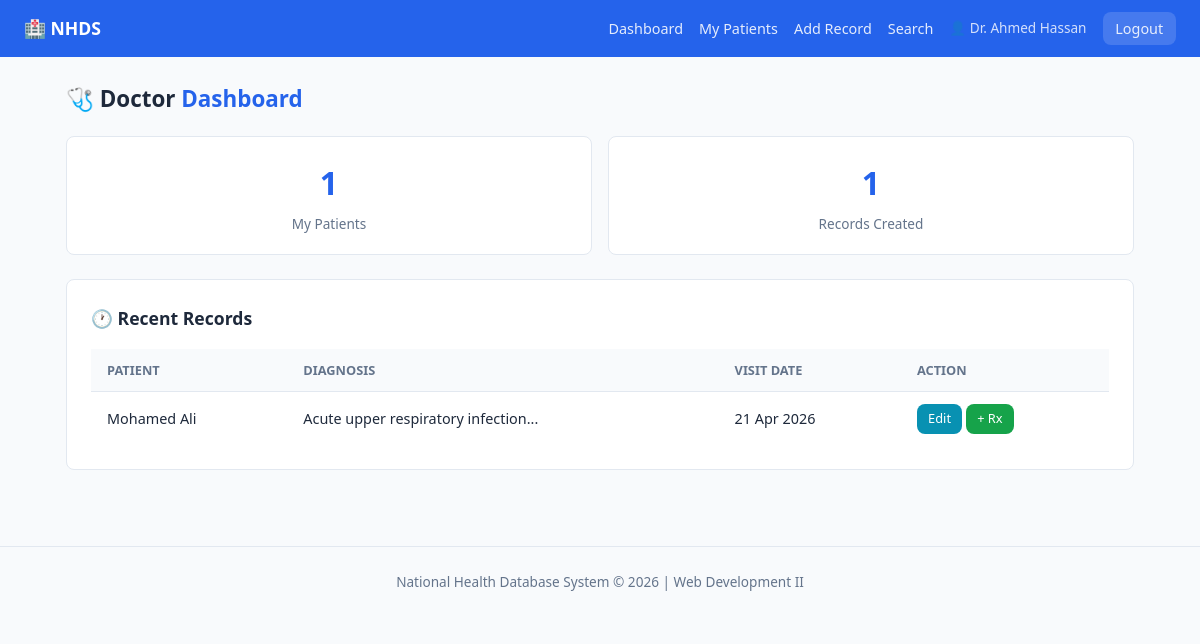
Screenshot of /pages/doctor/dashboard.php (signed in) with the database file from the repository.
### tables this page shows
CREATE TABLE IF NOT EXISTS medical_records (
  id          INT          NOT NULL AUTO_INCREMENT,
  patient_id  INT          NOT NULL,
  doctor_id   INT          NOT NULL,
  diagnosis   TEXT         NOT NULL,
  notes       TEXT         DEFAULT NULL,
  visit_date  DATE         NOT NULL,
  created_at  TIMESTAMP    NOT NULL DEFAULT CURRENT_TIMESTAMP,

  PRIMARY KEY (id),
  INDEX idx_patient (patient_id),
  INDEX idx_doctor  (doctor_id),

  CONSTRAINT fk_record_patient
    FOREIGN KEY (patient_id) REFERENCES users(id)
    ON DELETE CASCADE ON UPDATE CASCADE,

  CONSTRAINT fk_record_doctor
    FOREIGN KEY (doctor_id)  REFERENCES users(id)
    ON DELETE CASCADE ON UPDATE CASCADE
);

CREATE TABLE IF NOT EXISTS users (
  id          INT          NOT NULL AUTO_INCREMENT,
  name        VARCHAR(100) NOT NULL,
  email       VARCHAR(150) NOT NULL UNIQUE,
  password    VARCHAR(255) NOT NULL,           
  role        ENUM('admin','doctor','patient') NOT NULL,
  phone       VARCHAR(20)  DEFAULT NULL,
  created_at  TIMESTAMP    NOT NULL DEFAULT CURRENT_TIMESTAMP,

  PRIMARY KEY (id),
  INDEX idx_email (email),
  INDEX idx_role  (role)
);

### classes/Database.php (called while the page is built, shortened)
<?php
class Database {
    private static ?Database $instance = null;
    private PDO $connection;
    private function __construct() {
        $dsn = "mysql:host=" . DB_HOST . ";dbname=" . DB_NAME . ";charset=" . DB_CHAR;
        $options = [
            PDO::ATTR_ERRMODE            => PDO::ERRMODE_EXCEPTION,
            PDO::ATTR_DEFAULT_FETCH_MODE => PDO::FETCH_ASSOC,
            PDO::ATTR_EMULATE_PREPARES   => false,
        ];
        try {
            $this->connection = new PDO($dsn, DB_USER, DB_PASS, $options);
        } catch (PDOException $e) {
            die(json_encode(['error' => 'Database connection failed: ' . $e->getMessage()]));
        }
    }
    public static function getInstance(): Database {
        if (self::$instance === null) {
            self::$instance = new Database();
        }
        return self::$instance;
    }
    public function getConnection(): PDO {
        return $this->connection;
    }
}

### classes/User.php (called while the page is built, shortened)
<?php
class User {
    public function __construct() {
        $this->db = Database::getInstance()->getConnection();
    }
}

### classes/Doctor.php (called while the page is built, shortened)
<?php
class Doctor extends User {
    public function getDashboardStats(): array {
        $doctorId = $_SESSION['user_id'];
        $stats    = [];
        $stmt = $this->db->prepare(
            "SELECT COUNT(DISTINCT patient_id) AS patient_count,
                    COUNT(*) AS record_count
             FROM medical_records WHERE doctor_id = ?"
        );
        $stmt->execute([$doctorId]);
        $stats['overview'] = $stmt->fetch();
        $stmt = $this->db->prepare(
            "SELECT mr.id, mr.diagnosis, mr.visit_date, u.name AS patient_name
             FROM medical_records mr
             JOIN users u ON u.id = mr.patient_id
             WHERE mr.doctor_id = ?
             ORDER BY mr.visit_date DESC LIMIT 5"
        );
        $stmt->execute([$doctorId]);
        $stats['recent_records'] = $stmt->fetchAll();
        return $stats;
    }
}

### pages/doctor/dashboard.php (the view, shortened to what this page needs)
<?php
$doctor = new Doctor();
$stats  = $doctor->getDashboardStats();
include __DIR__ . '/../../includes/header.php';
?>
<h1 class="page-title">🩺 Doctor <span>Dashboard</span></h1>
<div class="stats-grid">
  <div class="stat-card">
    <div class="stat-number"><?= $stats['overview']['patient_count'] ?></div>
    <div class="stat-label">My Patients</div>
  </div>
  <div class="stat-card">
    <div class="stat-number"><?= $stats['overview']['record_count'] ?></div>
    <div class="stat-label">Records Created</div>
  </div>
</div>
<div class="card">
  <div class="card-title">🕐 Recent Records</div>
  <div class="table-wrap">
    <table>
      <thead><tr><th>Patient</th><th>Diagnosis</th><th>Visit Date</th><th>Action</th></tr></thead>
      <tbody>
        <?php foreach ($stats['recent_records'] as $r): ?>
        <tr>
          <td><?= htmlspecialchars($r['patient_name']) ?></td>
          <td><?= htmlspecialchars(substr($r['diagnosis'], 0, 60)) ?>...</td>
          <td><?= date('d M Y', strtotime($r['visit_date'])) ?></td>
          <td>
            <a href="edit_record.php?id=<?= $r['id'] ?>" class="btn btn-info btn-sm">Edit</a>
            <a href="add_prescription.php?record_id=<?= $r['id'] ?>" class="btn btn-success btn-sm">+ Rx</a>
          </td>
        </tr>
        <?php endforeach; ?>
      </tbody>
    </table>
  </div>
</div>
<?php include __DIR__ . '/../../includes/footer.php'; ?>

### assets/style.css (style rules this page uses)
:root { --primary: #2563eb; --primary-d: #1d4ed8; --success: #16a34a; --danger: #dc2626; --warning: #d97706; --info: #0891b2; --bg: #f8fafc; --surface: #ffffff; --border: #e2e8f0; --text: #1e293b; --muted: #64748b; --radius: 8px; --shadow: 0 1px 3px rgba(0,0,0,.1); }
* { box-sizing: border-box; margin: 0; padding: 0; }
body { font-family: 'Segoe UI', system-ui, sans-serif; background: var(--bg); color: var(--text); font-size: 15px; line-height: 1.6; }
.card { background:var(--surface); border:1px solid var(--border); border-radius:var(--radius); padding:1.5rem; margin-bottom:1.25rem; }
.card-title { font-size:1.1rem; font-weight:600; margin-bottom:1rem; }
.stats-grid { display:grid; grid-template-columns:repeat(auto-fit,minmax(160px,1fr)); gap:1rem; margin-bottom:1.5rem; }
.stat-card { background:var(--surface); border:1px solid var(--border); border-radius:var(--radius); padding:1.25rem; text-align:center; }
.stat-number { font-size:2rem; font-weight:700; color:var(--primary); }
.stat-label { font-size:.85rem; color:var(--muted); margin-top:.25rem; }
.table-wrap { overflow-x:auto; }
table { width:100%; border-collapse:collapse; font-size:.9rem; }
thead { background:var(--bg); }
th,td { padding:.7rem 1rem; text-align:left; border-bottom:1px solid var(--border); }
th { font-weight:600; color:var(--muted); font-size:.8rem; text-transform:uppercase; }
tr:last-child td { border-bottom:none; }
.btn { display:inline-block; padding:.55rem 1.1rem; border-radius:var(--radius); font-size:.9rem; font-weight:500; cursor:pointer; text-decoration:none; border:none; }
.btn-success { background:var(--success); color:#fff; }
.btn-info { background:var(--info); color:#fff; }
.btn-sm { padding:.3rem .7rem; font-size:.8rem; }
.page-title { font-size:1.4rem; font-weight:700; margin-bottom:1.25rem; }
.page-title span { color:var(--primary); }

### rows the page displays
medical_records: patient.name "Mohamed Ali", diagnosis "Acute upper respiratory infection", visit_date "21 Apr 2026"

### other values shown
$userName "Dr. Ahmed Hassan"
$stats['overview']['patient_count'] "1"
$stats['overview']['record_count'] "1"
